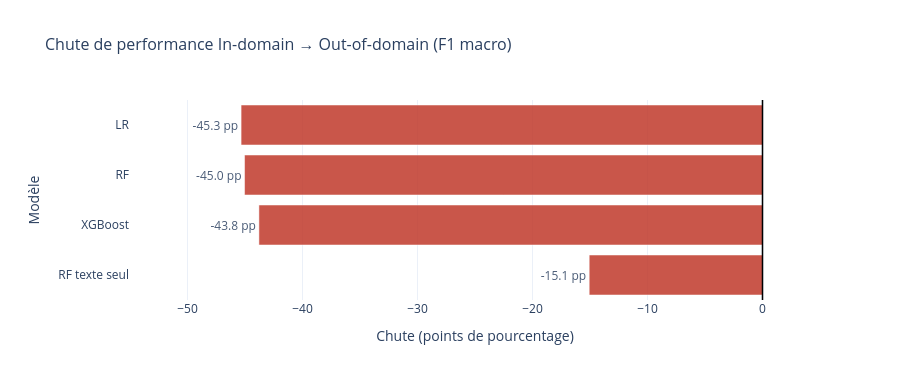

The notebook cell saved with this chart:
### Code cell
# --- Graphique 2 : Chute en points de pourcentage ---
all_models_with_rf_text = MODELS + ['RF texte seul']
f1_in_all  = [df_in[df_in['model']==m]['f1_macro'].values[0] for m in MODELS] + [res_rf_text_in['f1_macro']]
f1_out_all = [df_out[df_out['model']==m]['f1_macro'].values[0] for m in MODELS] + [res_rf_text_out['f1_macro']]
drops = [(m, (o-i)*100) for m, i, o in zip(all_models_with_rf_text, f1_in_all, f1_out_all)]
drops_sorted = sorted(drops, key=lambda x: x[1], reverse=True)

fig2 = go.Figure(go.Bar(
    x=[d[1] for d in drops_sorted],
    y=[d[0] for d in drops_sorted],
    orientation="h",
    marker_color=["#27ae60" if d[1] >= 0 else "#c0392b" for d in drops_sorted],
    opacity=0.85,
    text=[f"{d[1]:+.1f} pp" for d in drops_sorted],
    textposition="outside",
))
fig2.add_vline(x=0, line_color="black", line_width=1.5)
fig2.update_layout(
    title=dict(text="Chute de performance In-domain → Out-of-domain (F1 macro)", font=dict(size=16)),
    xaxis=dict(title="Chute (points de pourcentage)", tickformat="+.0f", range=[-55, 5]),
    yaxis_title="Modèle",
    template="plotly_white", height=380, margin=dict(l=130),
)
fig2.show()

### Figure 1 — Plotly figure (JSON) as saved in the notebook; plotly's stock layout.template omitted (floating-point values rounded to 4 significant figures)
{"data": [{"marker": {"color": ["#c0392b", "#c0392b", "#c0392b", "#c0392b"]}, "opacity": 0.85, "orientation": "h", "text": ["-15.1 pp", "-43.8 pp", "-45.0 pp", "-45.3 pp"], "textposition": "outside", "type": "bar", "x": [-15.07, -43.79, -45.04, -45.34], "y": ["RF texte seul", "XGBoost", "RF", "LR"]}], "layout": {"height": 380, "margin": {"l": 130}, "shapes": [{"line": {"color": "black", "width": 1.5}, "type": "line", "x0": 0, "x1": 0, "xref": "x", "y0": 0, "y1": 1, "yref": "y domain"}], "title": {"font": {"size": 16}, "text": "Chute de performance In-domain → Out-of-domain (F1 macro)"}, "xaxis": {"range": [-55, 5], "tickformat": "+.0f", "title": {"text": "Chute (points de pourcentage)"}}, "yaxis": {"title": {"text": "Modèle"}}}}
